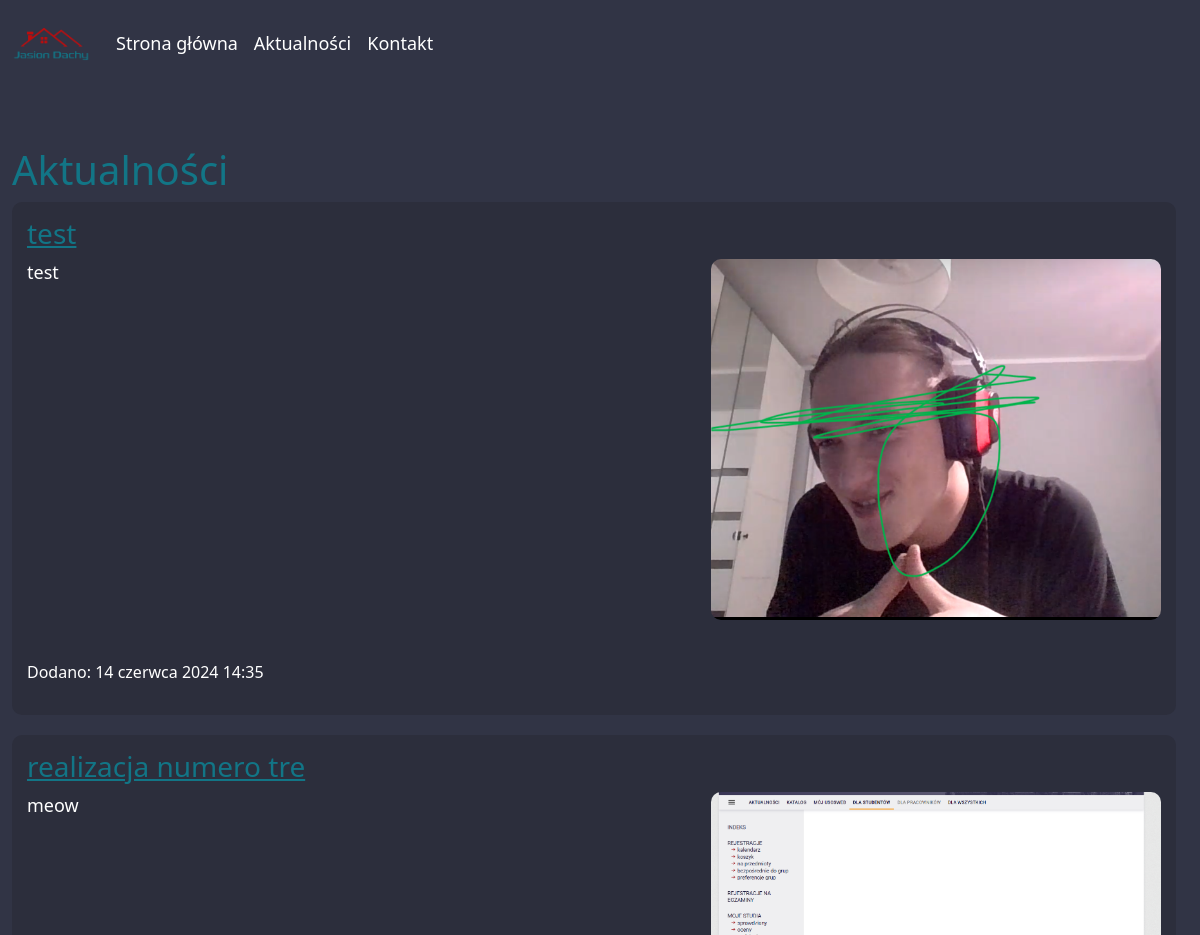
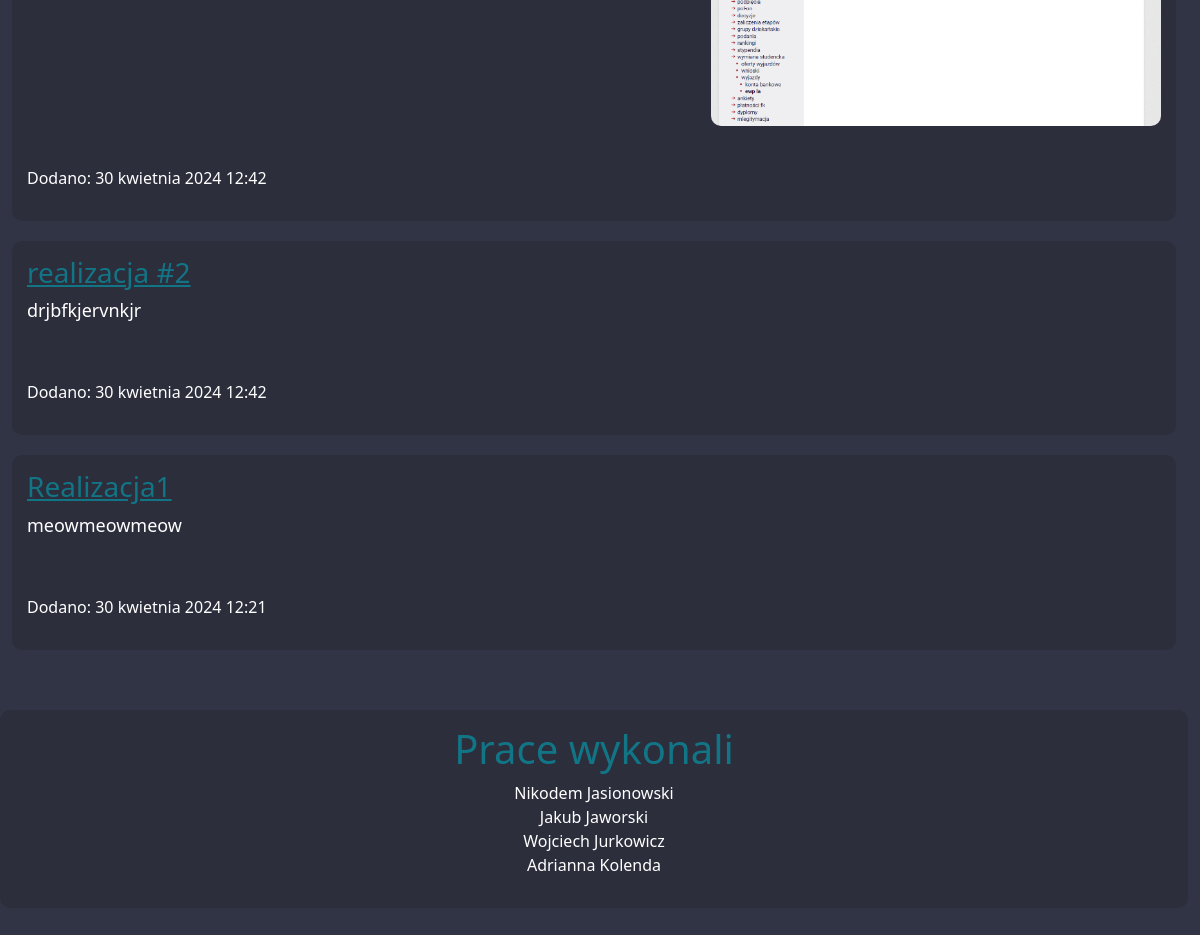
The page /blog/ on the database as committed earlier (2 pictures, top to bottom).
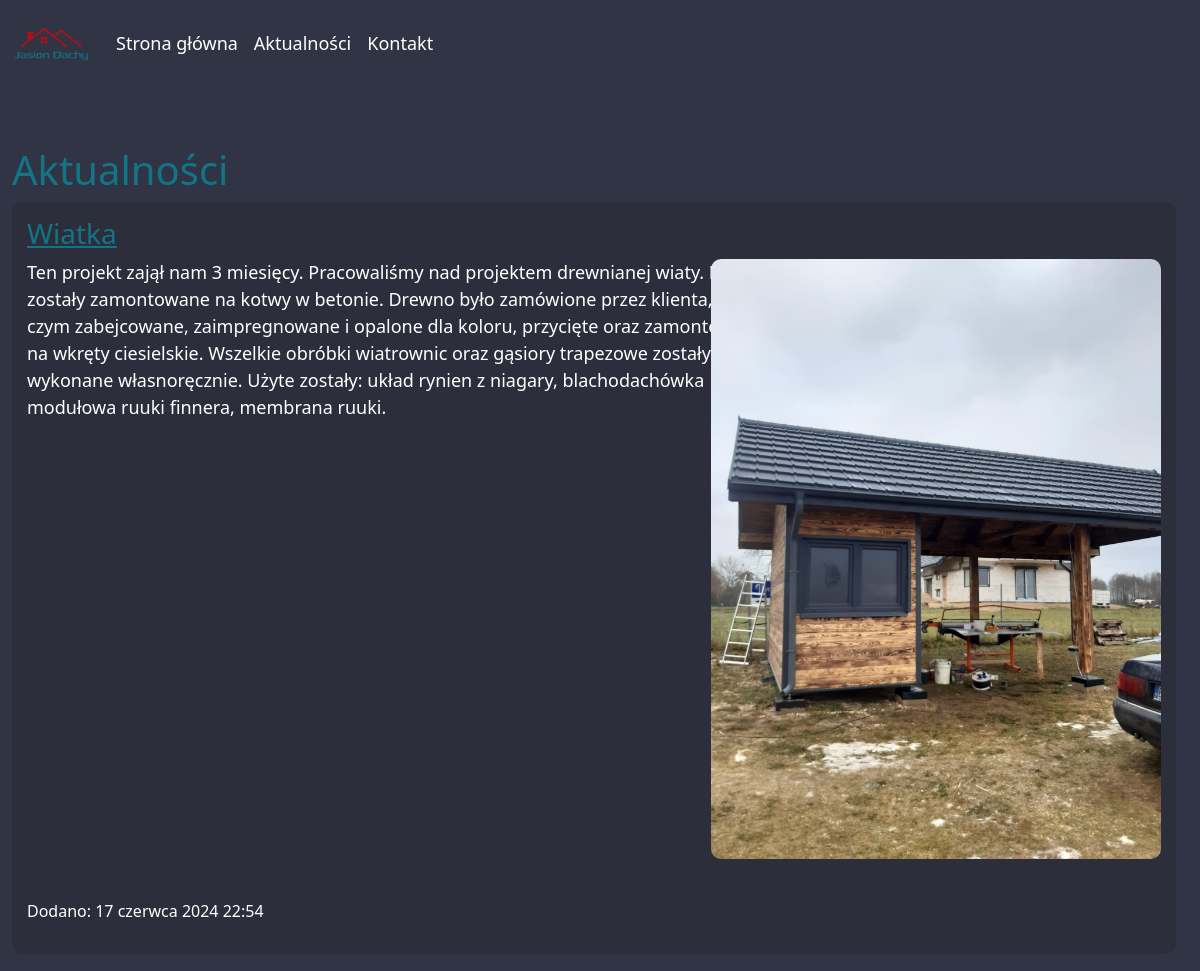
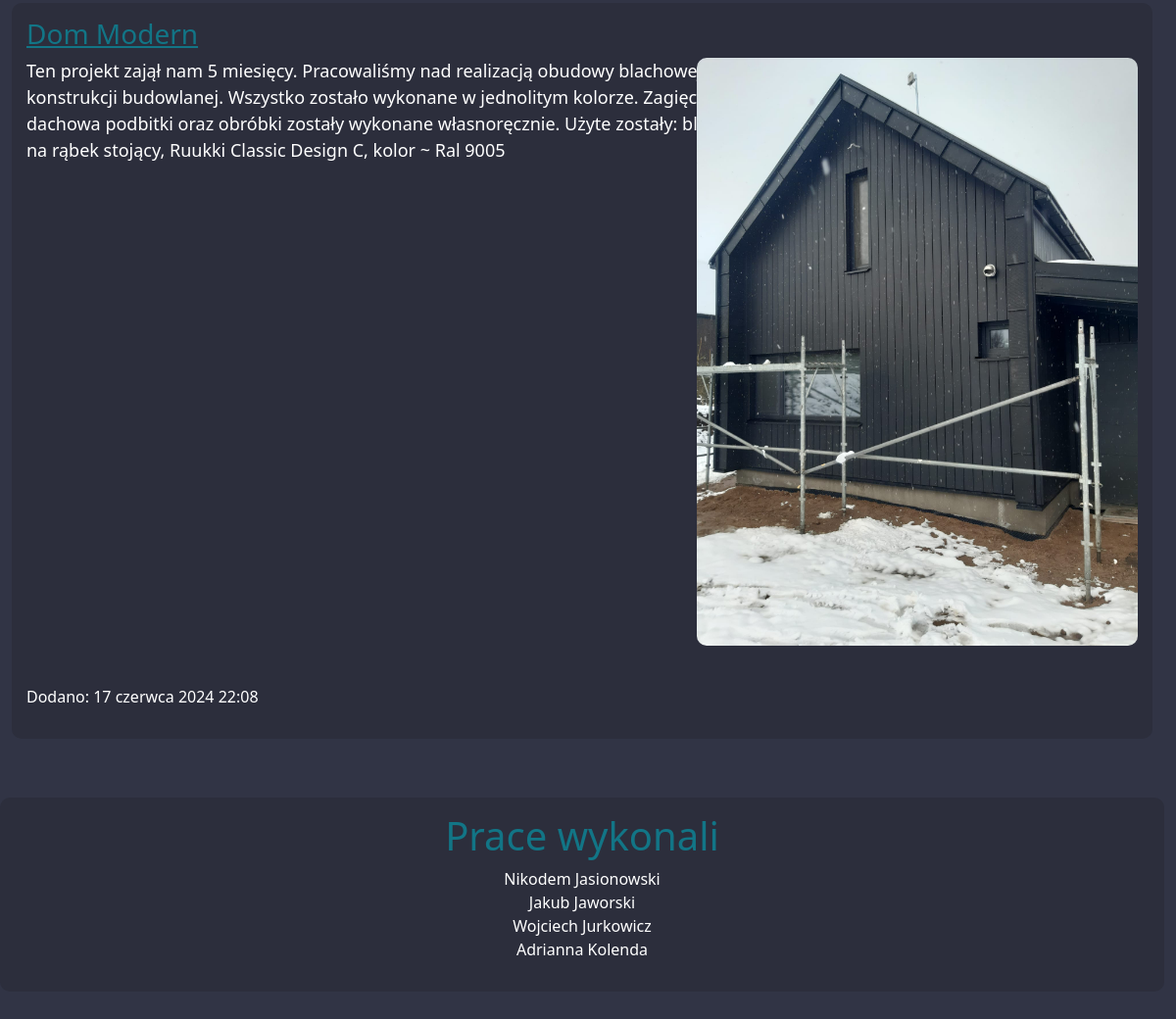
The same page on the database as committed later (2 pictures, top to bottom).
### mainapp/models.py (models this page shows, shortened)
class Realization(models.Model):
    title = models.CharField(max_length=100, verbose_name="Tytuł")  # Title of the realization
    content = models.CharField(max_length=1000, verbose_name="Opis")  # Description of the realization
    date = models.DateTimeField(default=timezone.now,
                                verbose_name="Data dodania")  # Date and time when the realization was added
    image = models.ImageField(upload_to='realizations_images/', null=True, blank=True, verbose_name="Zdjęcie główne") # Image of the realization
    class Meta:
        verbose_name_plural = "Realizacje"  # Plural name for the Realization model
        ordering = ['-date']  # Default ordering by date

### mainapp/views.py (the view)
# urls.py: 2. Add a URL to urlpatterns:  path('blog/', include('blog.urls'))
def blog(request):
    try:
        entries = Realization.objects.all()
        paginator = Paginator(entries, 10)  # Paginate with 10 entries per page
        page_number = request.GET.get('page')
        page_obj = paginator.get_page(page_number)
        context = {'page_obj': page_obj}
        logger.debug("Pobrano część wpisów")
        return render(request, 'mainapp/blog.html', context=context)
    except Realization.DoesNotExist:
        logger.error("Żadne wpisy nie istnieją")
        raise Http404("Żaden wpis nie istnieje")
    except Exception as e:
        logger.error(f"Błąd podczas pobierania wpisów: {e}")
        return render(request, 'mainapp/error.html', {'error': str(e)})

### mainapp/templates/mainapp/blog.html (shortened to what this page needs)
{% extends 'mainapp/base.html' %}
{% block content %}
<div class="col-12">
    <h1>Aktualności</h1>
        {% for entry in page_obj %}
                <article class="">
                    <a href="/blog/{{ entry.id }}"><h3>{{ entry.title }}</h3></a>
                    <div class = "row">
                        <div class = "col-8 order-first" style="font-size: large">{{ entry.content|linebreaks }}</div>
                        {% if entry.image %}
                            <div class="col-4 order-last d-flex flex-row-reverse">
                                <img class="blog_img" src="{{ entry.image.url }}" alt="{{ entry.title }}">
                            </div>
                        {% endif %}
                    </div>
                    <p>Dodano: {{ entry.date }}</p>
                </article>
        {% empty %}
            Nic tu jeszcze nie ma
        {% endfor %}
</div>
{% endblock content %}

### mainapp/templates/mainapp/base.html (shortened to what this page needs)
<!doctype html>
<html lang="PL-pl">
<head>
    <link href="https://stackpath.bootstrapcdn.com/bootstrap/4.5.2/css/bootstrap.min.css" rel="stylesheet">
        {% load django_bootstrap5 %}
        {% bootstrap_css %}
        {% load static %}
</head>
<body>
    <div class = "container-fluid">
        <div class = "row" style="font-size: large;">
            <div class="col-12">
               <nav class="navbar navbar-expand-lg justify-content-center">
                     <a class="navbar-brand" href="{% url 'budowlanka_project:index' %}"><img class="img-responsive rounded-circle" src="{% static 'mainapp/logo.jpg' %}" alt="Logo" style="max-height: 80px;"></a>
                    <div class="collapse navbar-collapse" id="navbarNav">
                        <ul class="navbar-nav ">
                            <li class="nav-item active"><a class="nav-link text-blue" href="{% url 'budowlanka_project:index' %}">Strona główna</a></li>
                            <li class="nav-item"><a class="nav-link text-blue" href="{% url 'budowlanka_project:blog' %}">Aktualności</a></li>
                            <li class="nav-item"><a class="nav-link text-blue" href="{% url 'budowlanka_project:contact' %}">Kontakt</a></li>
                        </ul>
                    </div>
                </nav>
            </div>
        </div>
        </div>
        <div class = "container-fluid container-md-8">
            <div class="row" >
                {% block content %}{% endblock content %}
            </div>
         <div class="row" style="position: relative;">
             <article>
                 <h1 class="col text-center">Prace wykonali</h1>
                 <p class="col text-center">Nikodem Jasionowski<br>Jakub Jaworski<br>Wojciech Jurkowicz<br>Adrianna Kolenda</p>
             </article>
            </div>
    </div>
    </body>
</html>

### mainapp/templates/mainapp/base.html (style rules this page uses)
div { #border: 1px red solid; margin-bottom: 20px; }
a { #border: 3px green solid; #border-radius: 5px; #padding: 5px; #font-size: 15pt; color: #127586; }
.text-blue,p { color: white; }
body { background-color: #313445; color: #127586; max-width: 99%; }
article { background-color: #2c2e3c; border-radius: 10px; padding: 15px; margin-bottom: 20px; }
.blog_img { max-width: 450px; height: auto; border-radius: 10px; }

Rows that differ between the two databases and show on the page:
removed Realization: title "test", content "test", image (picture), date "14 czerwca 2024 14:35"
removed Realization: title "realizacja numero tre", content "meow", image (picture), date "30 kwietnia 2024 12:42"
removed Realization: title "realizacja #2", content "drjbfkjervnkjr", date "30 kwietnia 2024 12:42"
removed Realization: title "Realizacja1", content "meowmeowmeow", date "30 kwietnia 2024 12:21"
added Realization: title "Wiatka", content "Ten projekt zajął nam 3 miesięcy. Pracowaliśmy nad projektem drewnianej wiaty. Belki zostały zamontowane na kotwy w betonie. Drewno było zamówione przez klienta, po czym zabejcowane, zaimpregnowane i opalone dla koloru, przycięte oraz zamontowane na wkręty ciesielskie. Wszelkie obróbki wiatrownic oraz gąsiory trapezowe zostały także wykonane własnoręcznie. Użyte zostały: układ rynien z niagary, blachodachówka modułowa ruuki finnera, membrana ruuki.", image (picture), date "17 czerwca 2024 22:54"
added Realization: title "Dom Modern", content "Ten projekt zajął nam 5 miesięcy. Pracowaliśmy nad realizacją obudowy blachowej konstrukcji budowlanej. Wszystko zostało wykonane w jednolitym kolorze. Zagięcia dachowa podbitki oraz obróbki zostały wykonane własnoręcznie. Użyte zostały: blacha na rąbek stojący, Ruukki Classic Design C, kolor ~ Ral 9005", image (picture), date "17 czerwca 2024 22:08"
